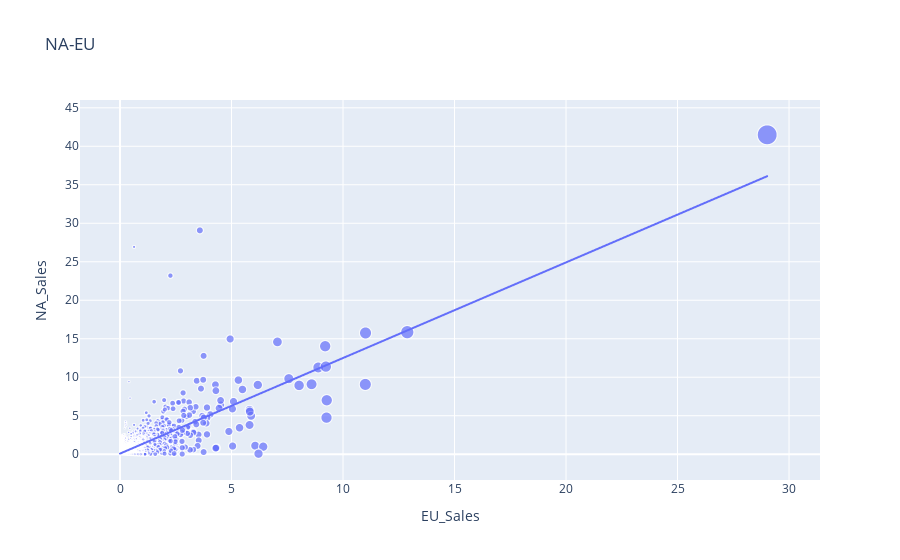

The code cell stored with this chart in its notebook:
### Code cell
figure = px.scatter(data_frame = data, x="EU_Sales", y="NA_Sales", size="EU_Sales", trendline="ols", title = "NA-EU")
figure.show()

### Figure 1 — Plotly figure (JSON) as saved in the notebook; plotly's stock layout.template omitted (floating-point values rounded to 4 significant figures; data arrays with more than 128 entries replaced by an {"elided": "..."} marker saying what was removed)
{"data": [{"hovertemplate": "EU_Sales=%{marker.size}<br>NA_Sales=%{y}<extra></extra>", "legendgroup": "", "marker": {"color": "#636efa", "size": {"elided": "16291 float values"}, "sizemode": "area", "sizeref": 0.07255, "symbol": "circle"}, "mode": "markers", "name": "", "showlegend": false, "type": "scattergl", "x": {"elided": "16291 float values"}, "xaxis": "x", "y": {"elided": "16291 float values"}, "yaxis": "y"}, {"hovertemplate": "<b>OLS trendline</b><br>NA_Sales = 1.24167 * EU_Sales + 0.082213<br>R<sup>2</sup>=0.591243<br><br>EU_Sales=%{x}<br>NA_Sales=%{y} <b>(trend)</b><extra></extra>", "legendgroup": "", "marker": {"color": "#636efa", "symbol": "circle"}, "mode": "lines", "name": "", "showlegend": false, "type": "scattergl", "x": {"elided": "16291 float values"}, "xaxis": "x", "y": {"elided": "16291 float values"}, "yaxis": "y"}], "layout": {"legend": {"itemsizing": "constant", "tracegroupgap": 0}, "title": {"text": "NA-EU"}, "xaxis": {"anchor": "y", "domain": [0, 1], "title": {"text": "EU_Sales"}}, "yaxis": {"anchor": "x", "domain": [0, 1], "title": {"text": "NA_Sales"}}}}
